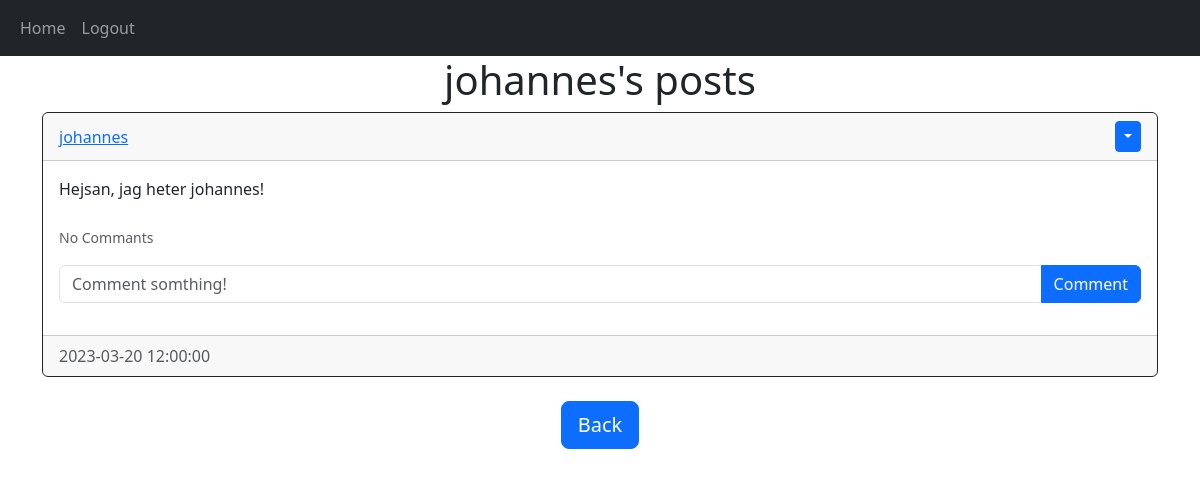
Page /posts/johannes (signed in) on the earlier database version.
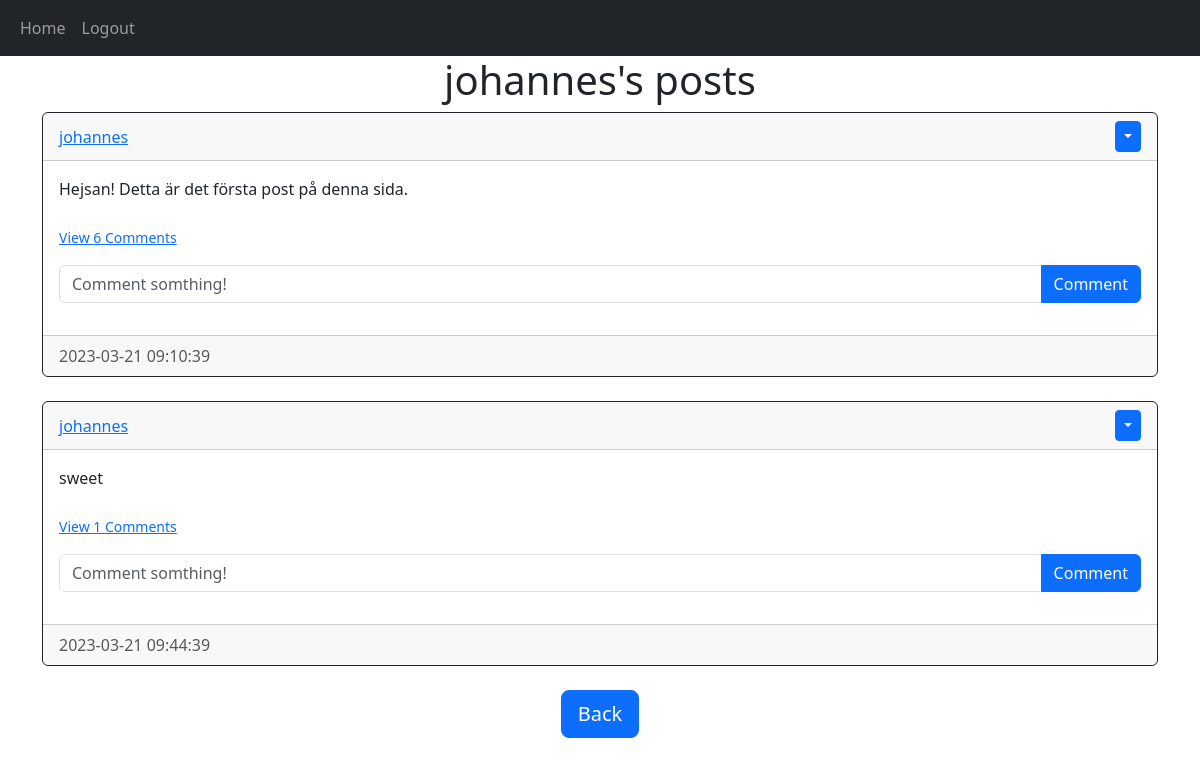
Same page on the later database version.
### website/models.py (models this page shows)
class User(db.Model, UserMixin):
    id = db.Column(db.Integer, primary_key=True)
    email = db.Column(db.String(150), unique=True)
    username = db.Column(db.String(150), unique=True)
    password = db.Column(db.String(150))
    date_created = db.Column(db.DateTime(timezone=True), default=func.now())
    posts = db.relationship("Post", backref="user", passive_deletes=True)
    comments = db.relationship("Comment", backref="user", passive_deletes=True)

class Post(db.Model):
    id = db.Column(db.Integer, primary_key=True)
    text = db.Column(db.Text, nullable=False)
    date_created = db.Column(db.DateTime(timezone=True), default=func.now())
    author = db.Column(db.Integer, db.ForeignKey("user.id", ondelete="CASCADE"), nullable=False)
    comments = db.relationship("Comment", backref="post", passive_deletes=True)

### website/views.py (the view)
@views.route("/posts/<username>")
@login_required
def posts(username):
    user = User.query.filter_by(username=username).first()
    if not user:
        flash("No user with that username exists.", category="error")
        return redirect(url_for("views.home"))
    posts = user.posts
    return render_template("posts.html", user=current_user, posts=posts, username=username)

### website/__init__.py (called while the page is built)
def create_app():
    app = Flask(__name__)
    app.config['SECRET_KEY'] = "helloworld"
    app.config['SQLALCHEMY_DATABASE_URI'] = f'sqlite:///{DB_NAME}'
    db.init_app(app)
    from .views import views
    from .auth import auth
    app.register_blueprint(views, url_prefix="/")
    app.register_blueprint(auth, url_prefix="/")
    from .models import User, Post, Comment
    create_database(app)
    login_manager = LoginManager()
    login_manager.login_view = "auth.login"
    login_manager.init_app(app)
    @login_manager.user_loader
    def load_user(id):
        return User.query.get(int(id))
    return app

### website/templates/posts.html (shortened to what this page needs)
{% extends "posts_div.html" %}
{% block header %} {{username}}'s posts {% endblock %}
{% block footer %}
<div align="center">
    <a href="/home"><button type="button" class="btn btn-primary btn-lg">Back</button></a>
</div>
{% endblock %}

### website/templates/posts_div.html (shortened to what this page needs)
{% extends "base.html" %}
{% block content %}
<h1 align="center">{% block header %}Posts{% endblock %}</h1>
<div id="posts">
    {% for post in posts %}
    <div class="card border-dark">
        <div class="card-header d-flex justify-content-between align-items-center">
         <a href="/posts/{{post.user.username}}">{{post.user.username}}</a>
         {% if user.id == post.author %}
         <div class="btn-group">
            <button type="button" class="btn btn-sm btn-primary dropdown-toggle" data-bs-toggle="dropdown"></button>
         </div>
         {% endif %}
        </div>
        <div class="card-body">
            <div class="card-text">{{post.text}}</div>
            <br>
            <p class="card-text">
                {% if post.comments|length > 0 %}
                <a data-bs-toggle="collapse" href="#comments-{{post.id}}" role="button">
                    <small>View {{post.comments|length}} Comments</small>
                </a>
                {% else %}
                    <small class="text-muted">No Commants</small>
                {% endif %}
            </p>
            <form class="input-group mb-3" method="POST" action="/create-comment/{{post.id}}">
                <input type="text" id="text" name="text" class="form-control" placeholder="Comment somthing!"/>
                <button type="sumbit" class="btn btn-primary">Comment</button>
            </form>
        </div>
        <div class="card-footer text-muted">{{post.date_created}}</div>
    </div>
    <br>
    {% endfor %}
</div>
{% block footer %}{% endblock %}
{% endblock %}

### website/templates/base.html (shortened to what this page needs)
<!DOCTYPE html>
<html lang="en">
<head>
    <link href="https://cdn.jsdelivr.net/npm/bootstrap@5.3.0-alpha1/dist/css/bootstrap.min.css" rel="stylesheet">
</head>
<body>
    <nav class="navbar navbar-expand-lg navbar-dark bg-dark">
        <div class="container-fluid">
            <div class="collapse navbar-collapse" id="navbar">
                <div class="navbar-nav">
                    <a class="nav-item nav-link" href="/home">Home</a>
                    {% if user.is_authenticated %}
                    <a class="nav-item nav-link" href="/logout">Logout</a>
                    {% else %}
                    <a class="nav-item nav-link" href="/login">Login</a>
                    <a class="nav-item nav-link" href="/sign-up">Sign Up</a>
                    {% endif %}
                </div>
            </div>
        </div>
    </nav>
    <div class="container">{% block content %}{% endblock %}</div>
</body>
</html>

Differences in the rows shown:
added Post: user.username "johannes", text "Hejsan! Detta är det första post på denna sida.", comments|length "6", date_created "2023-03-21 09:10:39"
changed Post: text "Hejsan, jag heter johannes!" → "sweet"; comments|length (not shown) → "1"; date_created "2023-03-20 12:00:00" → "2023-03-21 09:44:39"; text "No Commants" → "View Comments"
